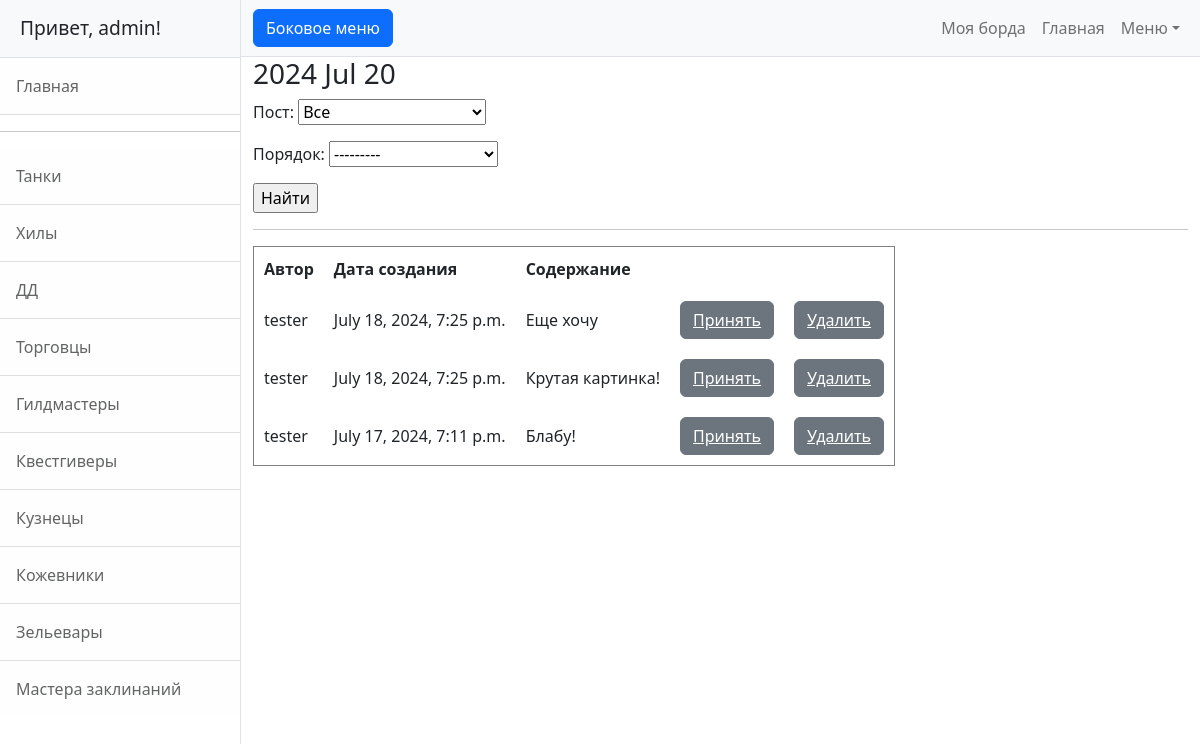
The page /board/admin?post=&o= (signed in) on the database as committed earlier.
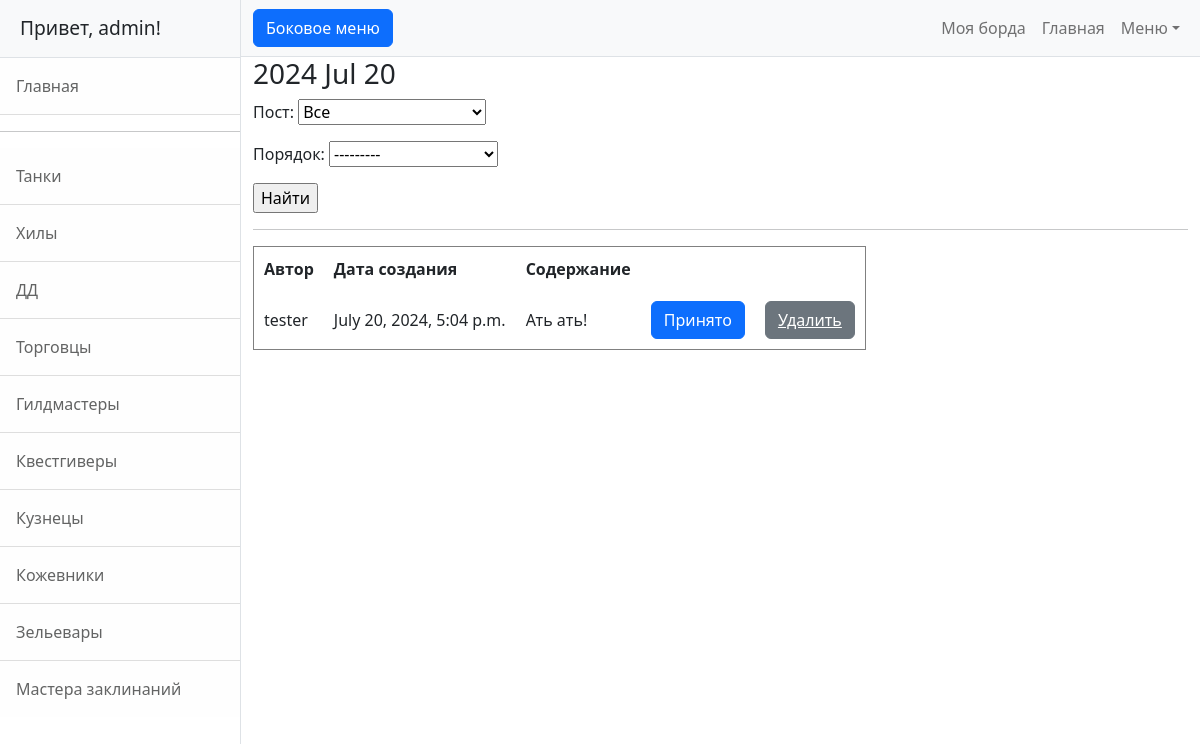
The same page on the database as committed later.
### board/models.py (models this page shows, shortened)
class Reply(models.Model):
    author = models.ForeignKey(User, on_delete=models.CASCADE)
    created = models.DateTimeField(auto_now_add=True)
    post = models.ForeignKey(Post, on_delete=models.CASCADE)
    text = models.TextField()
    accept = models.BooleanField(default=False)

### board/views.py (the view)
# urls.py: path('board/<str:username>', BoardReplyList.as_view(), name='board'),
class BoardReplyList(ListView):
    model = Reply
    template_name = 'board.html'
    context_object_name = 'replies'
    ordering = '-created'
    paginate_by = 10
    def get_queryset(self):
        queryset = super().get_queryset().exclude(author=self.request.user)
        self.filterset = ReplyFilter(self.request.GET, queryset)
        if self.request.GET:
            return self.filterset.qs
        return Reply.objects.none()
    def get_context_data(self, **kwargs):
        context = super().get_context_data(**kwargs)
        context['filterset'] = self.filterset
        return context

### board/models.py (called while the page is built)
    def __str__(self):  # настройка отображения на страницах
        return f'{self.title[:20]}'

### board/templatetags/custom_tags.py (called while the page is built)
@register.simple_tag()
def current_time(format_string='%Y-%m-%d'):
    return datetime.utcnow().strftime(format_string)

### templates/board.html (shortened to what this page needs)
{% extends 'flatpages/default.html' %}
{% load custom_tags %}
{% load custom_filters %}
{% block content %}
    <h3>{% current_time '%Y %b %d' %}</h3>
    <form action="" method="get">
        {{ filterset.form.as_p }}
        <input type="submit" value="Найти" />
    </form>
    <hr>
{% if replies %}
    <table cellspacing="15" cellpadding="10" border="1">
        <tr>
            <td><b>Автор</b></td>
            <td><b>Дата создания</b></td>
            <td><b>Содержание</b></td>
        </tr>
        {% for reply in replies %}
        <tr>
            <td>{{ reply.author }}</td>
            <td>{{ reply.created }}</td>
            <td>{{ reply.text|censor }}</td>
            {% if not reply.accept %}
                <td><a href="{% url 'reply_accept' reply.id %}" class="btn btn-secondary"><u>Принять</u></a></td>
            {% else %}
                <td><span class="btn btn-primary">Принято</span></td>
            {% endif %}
            <td><a href="{% url 'reply_delete' reply.id %}" class="btn btn-secondary"><u>Удалить</u></a></td>
        </tr>
        {% endfor %}
    </table>
{% else %}
    <h2>Откликов нет</h2>
{% endif %}
{% endblock content %}

Rows that differ between the two databases and show on the page:
removed Reply: author "tester", created "July 18, 2024, 7:25 p.m.", text|censor "Еще хочу", accept "Принять"
removed Reply: author "tester", created "July 18, 2024, 7:25 p.m.", text|censor "Крутая картинка!", accept "Принять"
removed Reply: author "tester", created "July 17, 2024, 7:11 p.m.", text|censor "Блабу!", accept "Принять"
added Reply: author "tester", created "July 20, 2024, 5:04 p.m.", text|censor "Ать ать!", accept "Принято"
